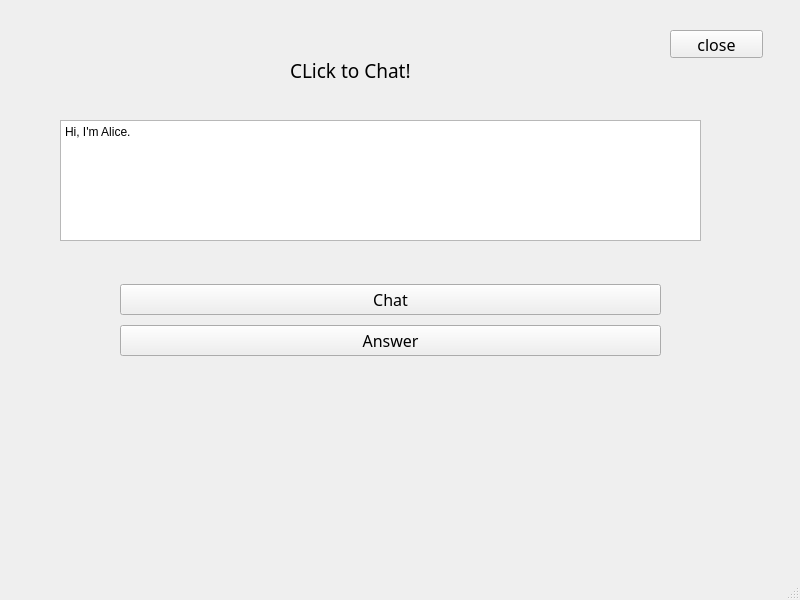
<?xml version="1.0" encoding="UTF-8"?>
<ui version="4.0">
 <class>MainWindow</class>
 <widget class="QMainWindow" name="MainWindow">
  <property name="geometry">
   <rect>
    <x>0</x>
    <y>0</y>
    <width>800</width>
    <height>600</height>
   </rect>
  </property>
  <property name="windowTitle">
   <string>MainWindow</string>
  </property>
  <widget class="QWidget" name="centralwidget">
   <widget class="QLabel" name="label">
    <property name="geometry">
     <rect>
      <x>290</x>
      <y>50</y>
      <width>181</width>
      <height>41</height>
     </rect>
    </property>
    <property name="font">
     <font>
      <family>Adobe 黑体 Std R</family>
      <pointsize>14</pointsize>
     </font>
    </property>
    <property name="text">
     <string>CLick to Chat!</string>
    </property>
   </widget>
   <widget class="QPushButton" name="pushButton">
    <property name="geometry">
     <rect>
      <x>670</x>
      <y>30</y>
      <width>93</width>
      <height>28</height>
     </rect>
    </property>
    <property name="font">
     <font>
      <family>Adobe 黑体 Std R</family>
      <pointsize>12</pointsize>
     </font>
    </property>
    <property name="text">
     <string>close</string>
    </property>
   </widget>
   <widget class="QTextEdit" name="textEdit">
    <property name="geometry">
     <rect>
      <x>60</x>
      <y>120</y>
      <width>641</width>
      <height>121</height>
     </rect>
    </property>
    <property name="html">
     <string>&lt;!DOCTYPE HTML PUBLIC &quot;-//W3C//DTD HTML 4.0//EN&quot; &quot;http://www.w3.org/TR/REC-html40/strict.dtd&quot;&gt;
&lt;html&gt;&lt;head&gt;&lt;meta name=&quot;qrichtext&quot; content=&quot;1&quot; /&gt;&lt;style type=&quot;text/css&quot;&gt;
p, li { white-space: pre-wrap; }
&lt;/style&gt;&lt;/head&gt;&lt;body style=&quot; font-family:'SimSun'; font-size:9pt; font-weight:400; font-style:normal;&quot;&gt;
&lt;p style=&quot; margin-top:0px; margin-bottom:0px; margin-left:0px; margin-right:0px; -qt-block-indent:0; text-indent:0px;&quot;&gt;Hi, I'm Alice.&lt;/p&gt;&lt;/body&gt;&lt;/html&gt;</string>
    </property>
   </widget>
   <widget class="QWidget" name="verticalLayoutWidget">
    <property name="geometry">
     <rect>
      <x>120</x>
      <y>280</y>
      <width>541</width>
      <height>80</height>
     </rect>
    </property>
    <layout class="QVBoxLayout" name="verticalLayout">
     <item>
      <widget class="QPushButton" name="chat_buttom">
       <property name="font">
        <font>
         <family>Adobe 黑体 Std R</family>
         <pointsize>12</pointsize>
        </font>
       </property>
       <property name="text">
        <string>Chat</string>
       </property>
      </widget>
     </item>
     <item>
      <widget class="QPushButton" name="answer_buttom">
       <property name="font">
        <font>
         <family>Adobe 黑体 Std R</family>
         <pointsize>12</pointsize>
        </font>
       </property>
       <property name="text">
        <string>Answer</string>
       </property>
      </widget>
     </item>
    </layout>
   </widget>
  </widget>
  <widget class="QStatusBar" name="statusbar"/>
  <action name="actionclose">
   <property name="text">
    <string>close</string>
   </property>
  </action>
 </widget>
 <resources/>
 <connections>
  <connection>
   <sender>pushButton</sender>
   <signal>clicked()</signal>
   <receiver>MainWindow</receiver>
   <slot>close()</slot>
   <hints>
    <hint type="sourcelabel">
     <x>591</x>
     <y>64</y>
    </hint>
    <hint type="destinationlabel">
     <x>709</x>
     <y>91</y>
    </hint>
   </hints>
  </connection>
 </connections>
</ui>
